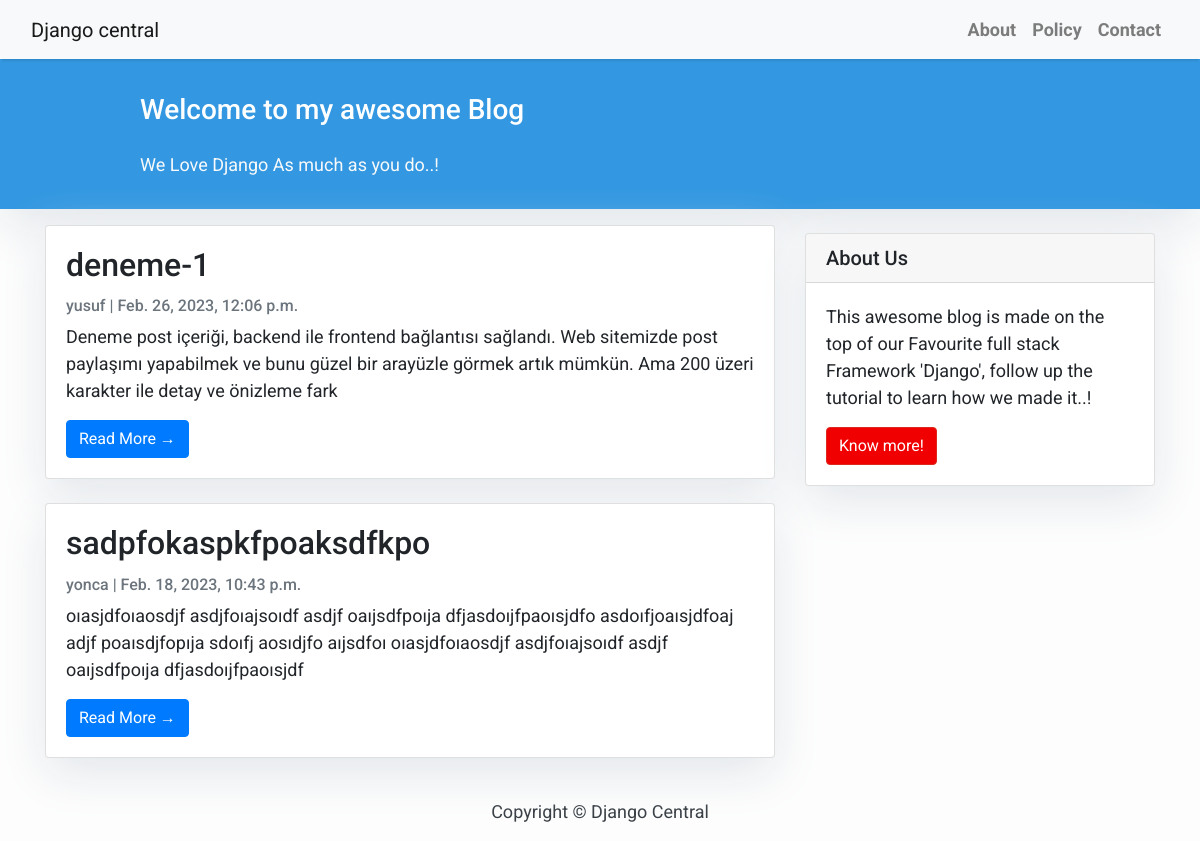
Page /post-index on the earlier database version.
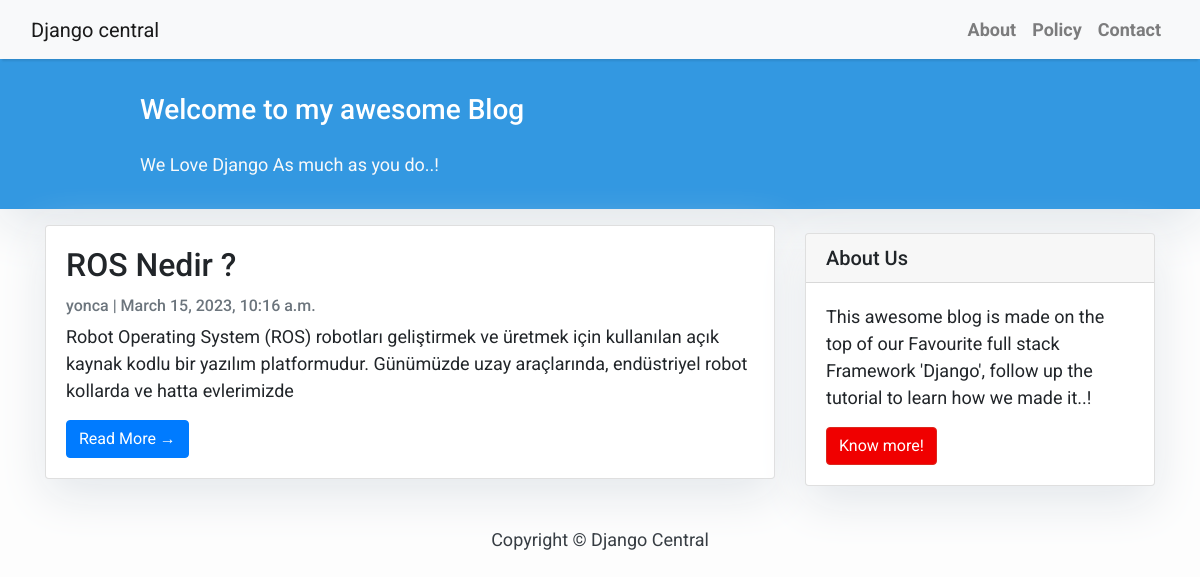
Same page on the later database version.
### blog/models.py (models this page shows, shortened)
class Post(models.Model):
    title = models.CharField(max_length=200, unique=True)
    author = models.ForeignKey(User, on_delete= models.CASCADE,related_name='blog_posts')
    updated_on = models.DateTimeField(auto_now= True)
    content = models.TextField()
    created_on = models.DateTimeField(auto_now_add=True)
    status = models.IntegerField(choices=STATUS, default=0)
    img = models.ImageField(upload_to='post_img/')
    class Meta:
        ordering = ['-created_on']

### blog/views.py (the view)
# urls.py: path('post-index', views.postListIndex, name='post_index'),
def postListIndex(request):
    queryset = {
        "post_list": Post.objects.filter(status=1).order_by('-created_on')
    }
    return render(request, "post_index.html", queryset)

### blog/templates/post_index.html (shortened to what this page needs)
{% extends "base.html" %}
{% block content %}
<header class="masthead">
    <div class="container">
        <div class="row">
            <div class=" col-md-8 col-md-10 mx-auto">
                <div class="site-heading">
                    <h3 class=" site-heading my-4 mt-3 text-white"> Welcome to my awesome Blog </h3>
                    <p class="text-light">We Love Django As much as you do..! &nbsp
                    </p>
                </div>
            </div>
        </div>
    </div>
</header>
<div class="container">
    <div class="row">
        <div class="col-md-8 mt-3 left">
            {% for post in post_list %}
            <div class="card mb-4">
                <div class="card-body">
                    <h2 class="card-title">{{ post.title }}</h2>
                    <p class="card-text text-muted h6">{{ post.author }} | {{ post.created_on}} </p>
                    <p class="card-text">{{post.content|slice:":200" }}</p>
                    <a href="{% url 'post_detail' post.slug  %}" class="btn btn-primary">Read More &rarr;</a>
                </div>
            </div>
            {% endfor %}
        </div>
        {% block sidebar %} {% include 'sidebar.html' %} {% endblock sidebar %}
    </div>
</div>
{%endblock%}

### blog/templates/base.html (shortened to what this page needs)
<!DOCTYPE html>
<html>
    <head>
        <link rel="stylesheet" href="https://maxcdn.bootstrapcdn.com/bootstrap/4.0.0/css/bootstrap.min.css"
 />
    </head>
    <body>
        <nav class="navbar navbar-expand-lg navbar-light bg-light shadow" id="mainNav">
            <div class="container-fluid">
                <a class="navbar-brand" href="{% url 'home' %}">Django central</a>
                <div class="collapse navbar-collapse" id="navbarResponsive">
                    <ul class="navbar-nav ml-auto">
                        <li class="nav-item text-black">
                            <a class="nav-link text-black font-weight-bold" href="#">About</a>
                        </li>
                        <li class="nav-item text-black">
                            <a class="nav-link text-black font-weight-bold" href="#">Policy</a>
                        </li>
                        <li class="nav-item text-black">
                            <a class="nav-link text-black font-weight-bold" href="#">Contact</a>
                        </li>
                    </ul>
                </div>
            </div>
        </nav>
        {% block content %}{% endblock content %}
        <footer class="py-3 bg-grey">
            <p class="m-0 text-dark text-center ">Copyright &copy; Django Central</p>
        </footer>
    </body>
</html>

### blog/templates/sidebar.html (shortened to what this page needs)
{% block sidebar %}
<div class="col-md-4 float-right ">
<div class="card my-4">
        <h5 class="card-header">About Us</h5>
    <div class="card-body">
        <p class="card-text"> This awesome blog is made on the top of our Favourite full stack Framework 'Django', follow up the tutorial to learn how we made it..!</p>
        <a href="https://djangocentral.com/building-a-blog-application-with-django"
           class="btn btn-danger">Know more!</a>
    </div>
</div>
</div>
{% endblock sidebar %}

### blog/templates/base.html (style rules this page uses)
body { font-family: "Roboto", sans-serif; font-size: 17px; background-color: #fdfdfd; }
.shadow { box-shadow: 0 4px 2px -2px rgba(0, 0, 0, 0.1); }
.btn-danger { color: #fff; background-color: #f00000; border-color: #dc281e; }
.masthead { background: #3398E1; height: auto; padding-bottom: 15px; box-shadow: 0 16px 48px #E3E7EB; padding-top: 10px; }

### blog/templates/post_index.html (style rules this page uses)
body { font-family: "Roboto", sans-serif; font-size: 18px; background-color: #fdfdfd; }
.card { box-shadow: 0 16px 48px #E3E7EB; }

### blog/templates/sidebar.html (style rules this page uses)
.card { box-shadow: 0 16px 48px #E3E7EB; }

Differences in the rows shown:
removed Post: title "deneme-1", author "yusuf", created_on "Feb. 26, 2023, 12:06 p.m.", content "Deneme post içeriği, backend ile frontend bağlantısı sağlandı. Web sitemizde post paylaşımı yapabilmek ve bunu güzel bir arayüzle görmek artık mümkün. Ama 200 üzeri karakter ile detay ve önizleme fark"
removed Post: title "sadpfokaspkfpoaksdfkpo", author "yonca", created_on "Feb. 18, 2023, 10:43 p.m.", content "oıasjdfoıaosdjf asdjfoıajsoıdf asdjf oaıjsdfpoıja dfjasdoıjfpaoısjdfo asdoıfjoaısjdfoaj adjf poaısdjfopıja sdoıfj aosıdjfo aıjsdfoı oıasjdfoıaosdjf asdjfoıajsoıdf asdjf oaıjsdfpoıja dfjasdoıjfpaoısjdf"
added Post: title "ROS Nedir ?", author "yonca", created_on "March 15, 2023, 10:16 a.m.", content "Robot Operating System (ROS) robotları geliştirmek ve üretmek için kullanılan açık kaynak kodlu bir yazılım platformudur. Günümüzde uzay araçlarında, endüstriyel robot kollarda ve hatta evlerimizde"
